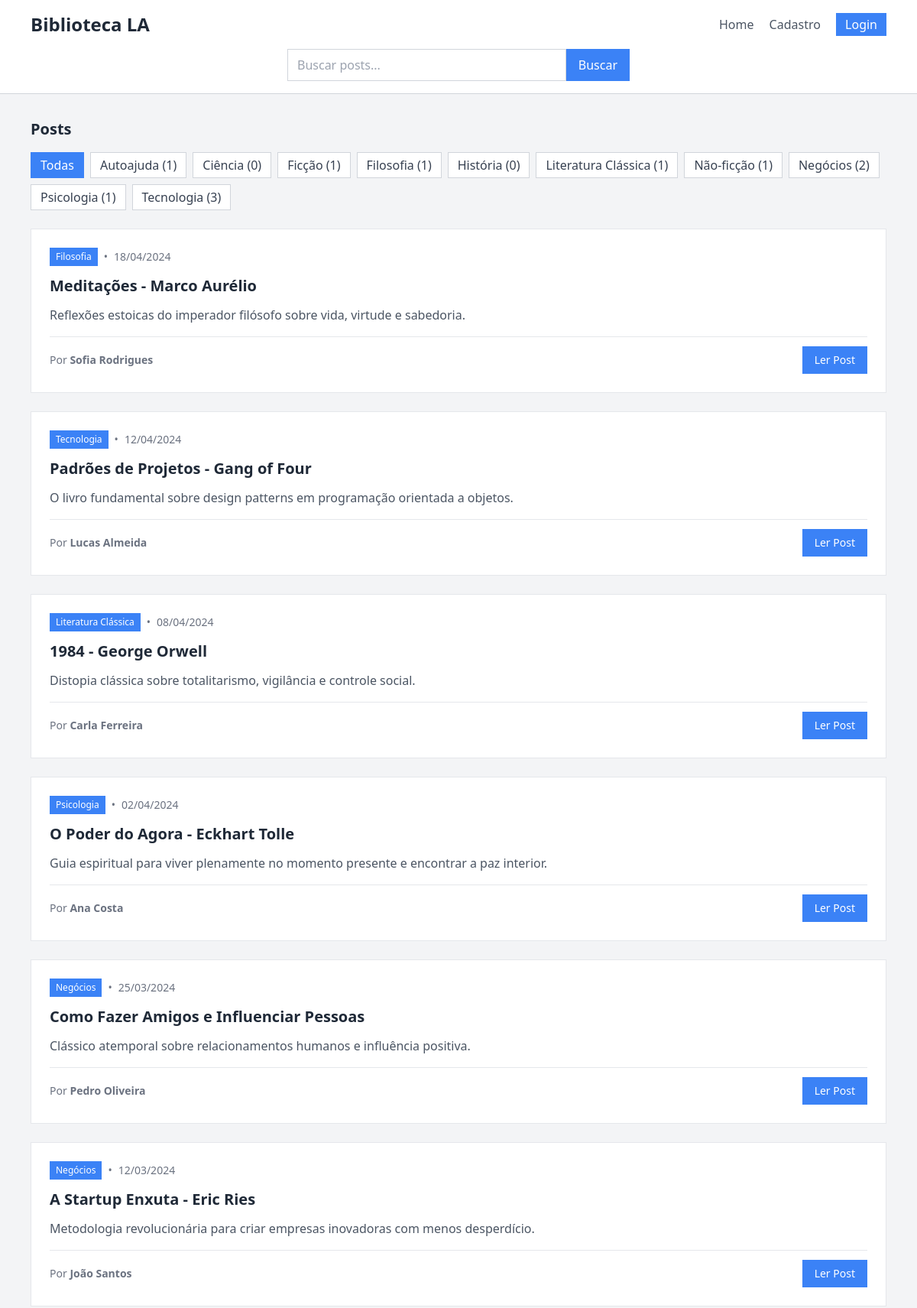
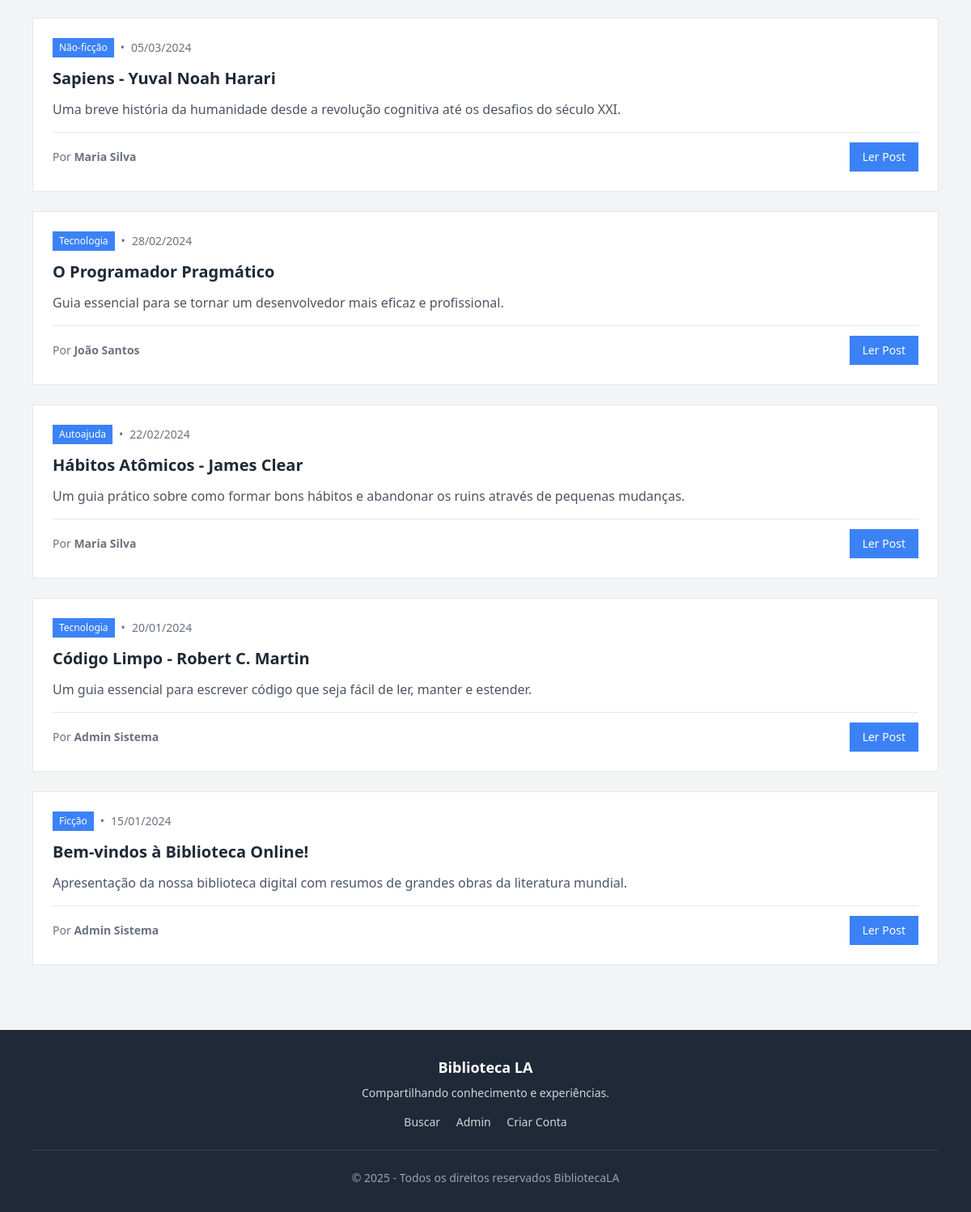
The page /blog.php on the database as committed earlier (2 pictures, top to bottom).
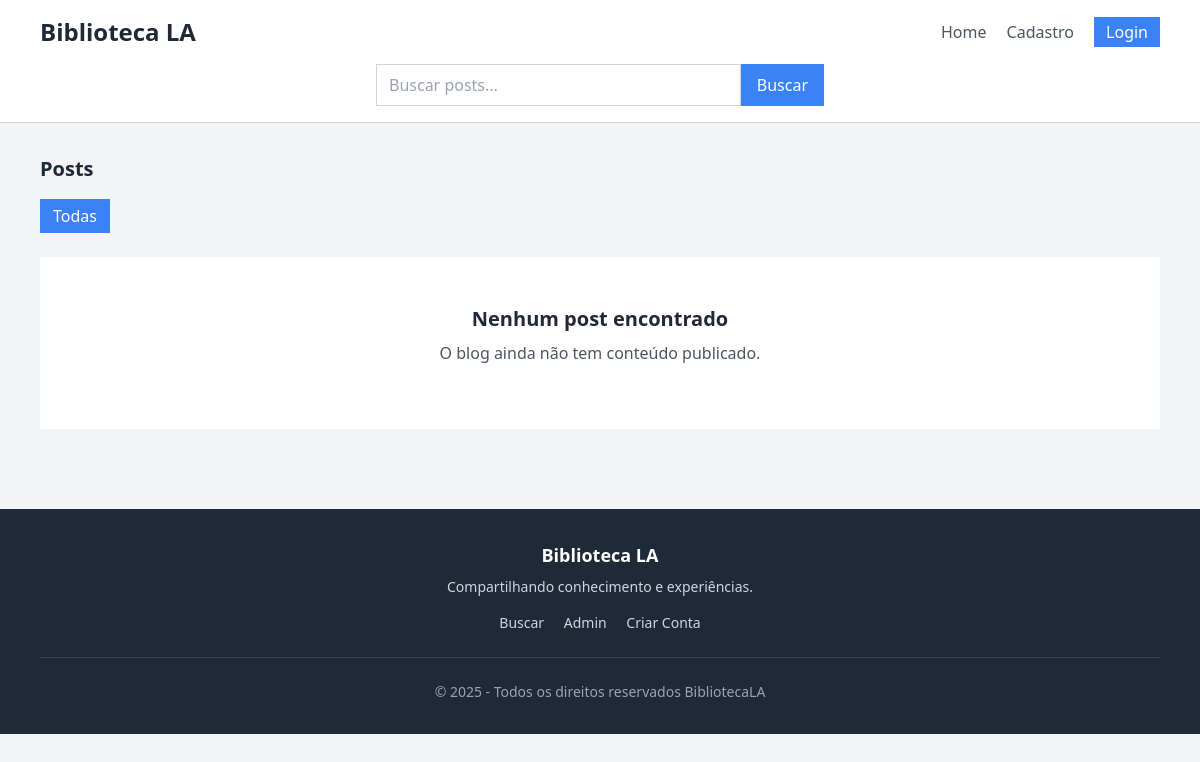
The same page on the database as committed later.
### tables this page shows
CREATE TABLE IF NOT EXISTS `categorias` (
  `id` INT AUTO_INCREMENT NOT NULL,
  `titulo` VARCHAR(45) NOT NULL,
  `descricao` VARCHAR(255) NOT NULL,
  `created_at` TIMESTAMP NOT NULL,
  `updated_at` TIMESTAMP NOT NULL,
  PRIMARY KEY (`id`));

CREATE TABLE IF NOT EXISTS `posts` (
  `id` INT AUTO_INCREMENT NOT NULL,
  `user_id` INT NOT NULL,
  `categoria_id` INT NOT NULL,
  `titulo` VARCHAR(45) NOT NULL,
  `descricao` VARCHAR(255) NOT NULL,
  `post_path` TEXT NOT NULL,
  `created_at` TIMESTAMP NOT NULL,
  `updated_at` TIMESTAMP NOT NULL,
  PRIMARY KEY (`id`),
  INDEX `fk_posts_categorias_idx` (`categoria_id` ASC) VISIBLE,
  INDEX `fk_posts_usuarios1_idx` (`user_id` ASC) VISIBLE,
  CONSTRAINT `fk_posts_categorias`
    FOREIGN KEY (`categoria_id`)
    REFERENCES `categorias` (`id`)
    ON DELETE NO ACTION
    ON UPDATE NO ACTION,
  CONSTRAINT `fk_posts_usuarios1`
    FOREIGN KEY (`user_id`)
    REFERENCES `usuarios` (`id`)
    ON DELETE NO ACTION
    ON UPDATE NO ACTION);

CREATE TABLE IF NOT EXISTS `usuarios` (
  `id` INT AUTO_INCREMENT NOT NULL, 
  `nome` VARCHAR(255) NOT NULL,
  `sobrenome` VARCHAR(255) NOT NULL,
  `email` VARCHAR(255) NOT NULL,
  `password` VARCHAR(127) NOT NULL,
  `phone1` VARCHAR(45) NULL,
  `tipo_phone1` VARCHAR(16) NULL,
  `phone2` VARCHAR(45) NULL,
  `tipo_phone2` VARCHAR(16) NULL,
  `created_at` TIMESTAMP NOT NULL,
  `updated_at` TIMESTAMP NOT NULL,
  PRIMARY KEY (`id`));

### blog.php (the view, shortened to what the changed rows need)
<!DOCTYPE html>
<html lang="pt-br">
<head>
    <script src="https://cdn.tailwindcss.com"></script>
</head>
<body class="bg-gray-100">
    <header class="bg-white border-b border-gray-300">
        <div class="max-w-6xl mx-auto px-4 py-4">
            <div class="flex justify-between items-center mb-4">
                <h1 class="text-2xl font-bold text-gray-800">Biblioteca LA</h1>
            </div>
        </div>
    </header>
    <main class="max-w-6xl mx-auto px-4 py-8">
        <?php
        $pdo = Conexao::getConexao();
        $categoria_filtro = $_GET['categoria'] ?? '';
        $where_categoria = $categoria_filtro ? "AND c.id = :categoria_id" : "";
        $sql = "SELECT p.*, u.nome as autor_nome, u.sobrenome as autor_sobrenome, c.titulo as categoria_titulo, c.id as categoria_id
                FROM posts p
                LEFT JOIN usuarios u ON p.user_id = u.id
                LEFT JOIN categorias c ON p.categoria_id = c.id
                WHERE 1=1 $where_categoria
                ORDER BY p.created_at DESC";
        $stmt = $pdo->prepare($sql);
        $stmt->execute();
        $posts = $stmt->fetchAll();
        $categorias = $pdo->query("
            SELECT c.*, COUNT(p.id) as total_posts
            FROM categorias c
            LEFT JOIN posts p ON c.id = p.categoria_id
            GROUP BY c.id
            ORDER BY c.titulo
        ")->fetchAll();
        ?>
        <div class="mb-6">
            <h2 class="text-xl font-bold text-gray-800 mb-4">Posts</h2>
            <div class="flex flex-wrap gap-2 mb-6">
                <a href="blog.php"
                   class="px-3 py-1 border <?php echo !$categoria_filtro ? 'bg-blue-500 text-white border-blue-500' : 'bg-white text-gray-700 border-gray-300'; ?>">
                    Todas
                </a>
                <?php foreach ($categorias as $categoria): ?>
                    <a href="blog.php?categoria=<?php echo $categoria['id']; ?>"
                       class="px-3 py-1 border <?php echo $categoria_filtro == $categoria['id'] ? 'bg-blue-500 text-white border-blue-500' : 'bg-white text-gray-700 border-gray-300'; ?>">
                        <?php echo htmlspecialchars($categoria['titulo']); ?> (<?php echo $categoria['total_posts']; ?>)
                    </a>
                <?php endforeach; ?>
            </div>
        </div>
        <?php if (empty($posts)): ?>
            <div class="text-center py-12 bg-white p-8">
                <h2 class="text-xl font-bold text-gray-800 mb-2">Nenhum post encontrado</h2>
                <p class="text-gray-600 mb-4">
                    <?php if ($categoria_filtro): ?>
                        Tente escolher outra categoria.
                    <?php else: ?>
                        O blog ainda não tem conteúdo publicado.
                    <?php endif; ?>
                </p>
            </div>
        <?php else: ?>
            <div class="space-y-6">
                <?php foreach ($posts as $post): ?>
                    <article class="bg-white p-6 border border-gray-200">
                        <div class="flex items-center justify-between mb-3">
                            <div class="flex items-center text-sm text-gray-500">
                                <a href="blog.php?categoria=<?php echo $post['categoria_id']; ?>"
                                   class="bg-blue-500 text-white px-2 py-1 text-xs">
                                    <?php echo htmlspecialchars($post['categoria_titulo'] ?? 'Sem categoria'); ?>
                                </a>
                                <span class="mx-2">•</span>
                                <span><?php echo date('d/m/Y', strtotime($post['created_at'])); ?></span>
                            </div>
                        </div>
                        <h2 class="text-xl font-bold text-gray-800 mb-3">
                            <a href="post.php?id=<?php echo $post['id']; ?>">
                                <?php echo htmlspecialchars($post['titulo']); ?>
                            </a>
                        </h2>
                        <p class="text-gray-600 mb-4">
                            <?php echo htmlspecialchars(substr($post['descricao'], 0, 200)); ?>
                        </p>
                        <div class="flex items-center justify-between pt-3 border-t border-gray-200">
                            <div class="text-sm text-gray-500">
                                <span>Por <strong><?php echo htmlspecialchars($post['autor_nome'] . ' ' . ($post['autor_sobrenome'] ?? '')); ?></strong></span>
                            </div>
                            <a href="post.php?id=<?php echo $post['id']; ?>"
                               class="bg-blue-500 text-white px-4 py-2 text-sm">
                                Ler Post
                            </a>
                        </div>
                    </article>
                <?php endforeach; ?>
            </div>
        <?php endif; ?>
    </main>
</body>
</html>

Rows that differ between the two databases and show on the page:
removed categorias: titulo "Autoajuda", total_posts "1"
removed categorias: titulo "Ciência", total_posts "0"
removed categorias: titulo "Ficção", total_posts "1"
removed categorias: titulo "Filosofia", total_posts "1"
removed categorias: titulo "História", total_posts "0"
removed categorias: titulo "Literatura Clássica", total_posts "1"
removed categorias: titulo "Não-ficção", total_posts "1"
removed categorias: titulo "Negócios", total_posts "2"
removed categorias: titulo "Psicologia", total_posts "1"
removed categorias: titulo "Tecnologia", total_posts "3"
removed posts: categoria.titulo "Filosofia", created_at "18/04/2024", titulo "Meditações - Marco Aurélio", descricao "Reflexões estoicas do imperador filósofo sobre vida, virtude e sabedoria.", user.sobrenome "Sofia Rodrigues"
removed posts: categoria.titulo "Tecnologia", created_at "12/04/2024", titulo "Padrões de Projetos - Gang of Four", descricao "O livro fundamental sobre design patterns em programação orientada a objetos.", user.sobrenome "Lucas Almeida"
removed posts: categoria.titulo "Literatura Clássica", created_at "08/04/2024", titulo "1984 - George Orwell", descricao "Distopia clássica sobre totalitarismo, vigilância e controle social.", user.sobrenome "Carla Ferreira"
removed posts: categoria.titulo "Psicologia", created_at "02/04/2024", titulo "O Poder do Agora - Eckhart Tolle", descricao "Guia espiritual para viver plenamente no momento presente e encontrar a paz interior.", user.sobrenome "Ana Costa"
removed posts: categoria.titulo "Negócios", created_at "25/03/2024", titulo "Como Fazer Amigos e Influenciar Pessoas", descricao "Clássico atemporal sobre relacionamentos humanos e influência positiva.", user.sobrenome "Pedro Oliveira"
removed posts: categoria.titulo "Negócios", created_at "12/03/2024", titulo "A Startup Enxuta - Eric Ries", descricao "Metodologia revolucionária para criar empresas inovadoras com menos desperdício.", user.sobrenome "João Santos"
removed posts: categoria.titulo "Não-ficção", created_at "05/03/2024", titulo "Sapiens - Yuval Noah Harari", descricao "Uma breve história da humanidade desde a revolução cognitiva até os desafios do século XXI.", user.sobrenome "Maria Silva"
removed posts: categoria.titulo "Tecnologia", created_at "28/02/2024", titulo "O Programador Pragmático", descricao "Guia essencial para se tornar um desenvolvedor mais eficaz e profissional.", user.sobrenome "João Santos"
removed posts: categoria.titulo "Autoajuda", created_at "22/02/2024", titulo "Hábitos Atômicos - James Clear", descricao "Um guia prático sobre como formar bons hábitos e abandonar os ruins através de pequenas mudanças.", user.sobrenome "Maria Silva"
removed posts: categoria.titulo "Tecnologia", created_at "20/01/2024", titulo "Código Limpo - Robert C. Martin", descricao "Um guia essencial para escrever código que seja fácil de ler, manter e estender.", user.sobrenome "Admin Sistema"
removed posts: categoria.titulo "Ficção", created_at "15/01/2024", titulo "Bem-vindos à Biblioteca Online!", descricao "Apresentação da nossa biblioteca digital com resumos de grandes obras da literatura mundial.", user.sobrenome "Admin Sistema"
Other text that changed with them:
text now shown: "Nenhum post encontrado O blog ainda não tem conteúdo publicado."
